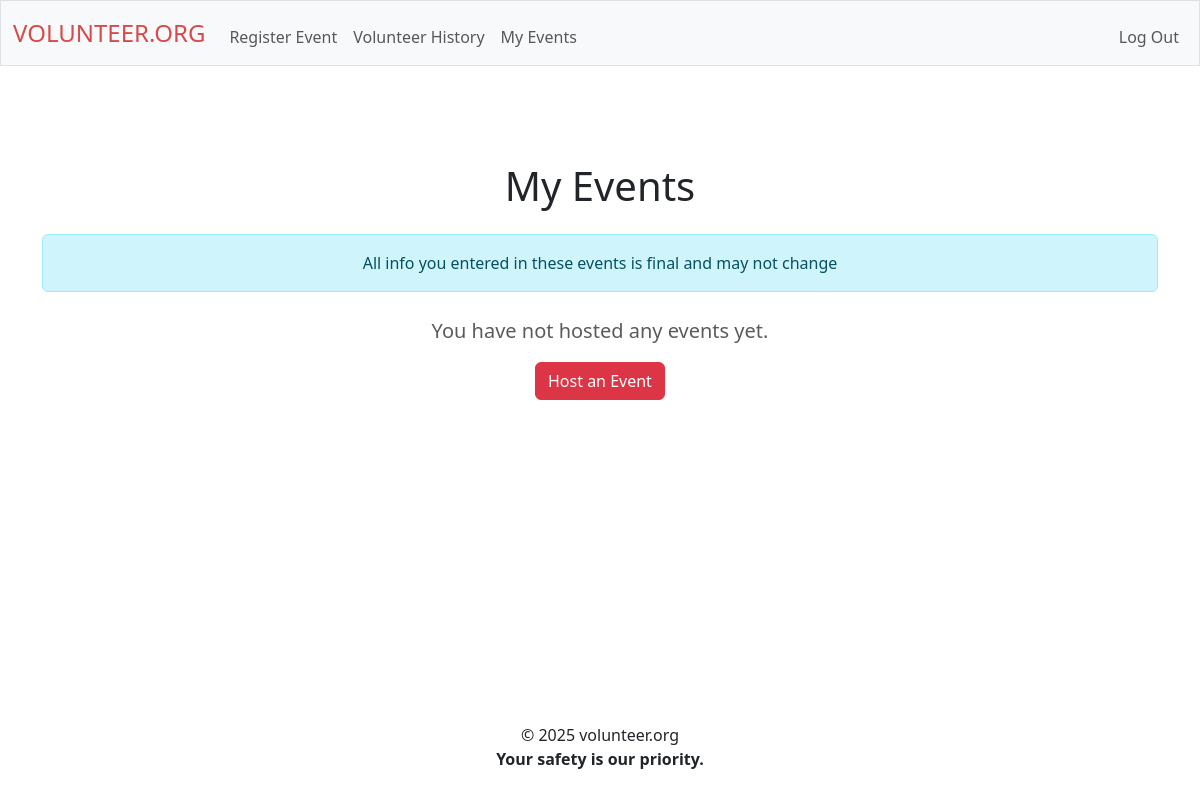
Page /my_events (signed in) on the earlier database version.
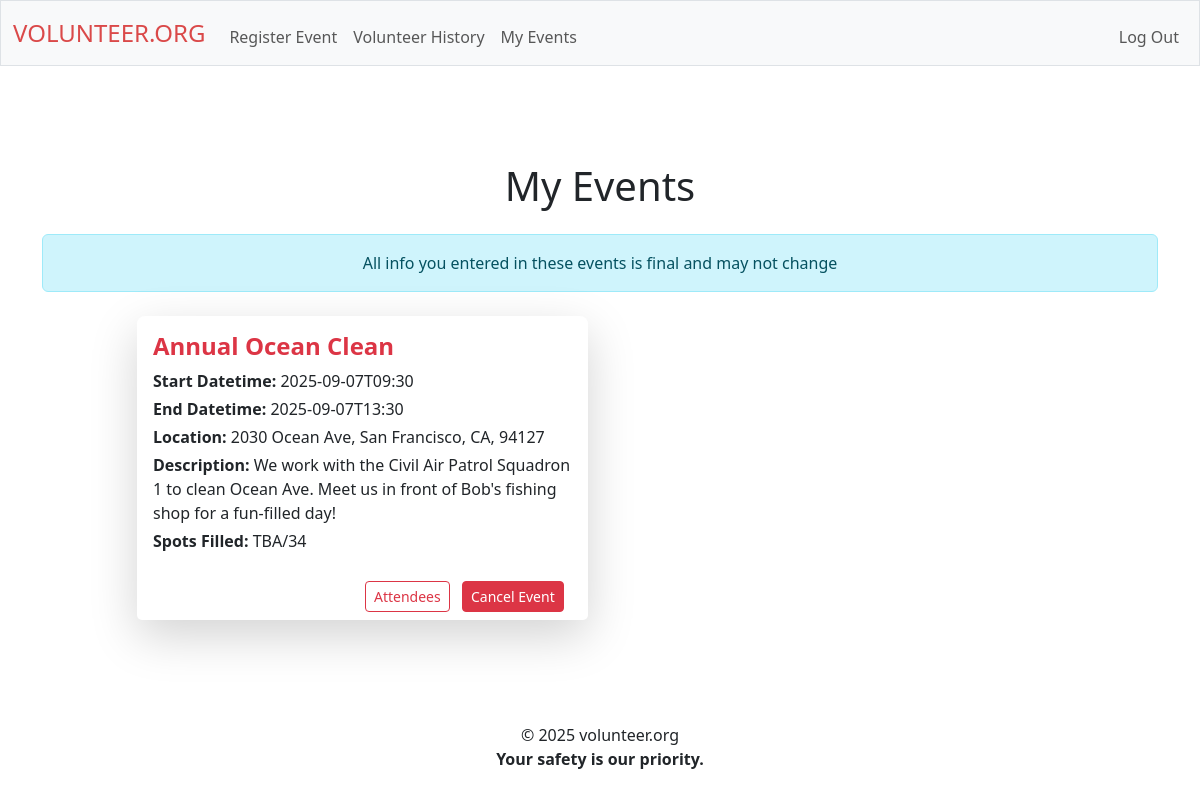
Same page on the later database version.
### tables this page shows
CREATE TABLE application_for_review (
    id INTEGER PRIMARY KEY,
    name_organizer TEXT NOT NULL,
    email_organizer TEXT NOT NULL,
    city_organizer TEXT NOT NULL,
    state_organizer TEXT NOT NULL,
    zip_organizer TEXT NOT NULL,

    organization_name TEXT NOT NULL,
    organization_email TEXT NOT NULL,

    activity_age TEXT NOT NULL,
    activity_city TEXT NOT NULL,
    activity_state TEXT NOT NULL,
    activity_zip TEXT NOT NULL,

    max_people INT NOT NULL,

    date_start TIMESTAMP NOT NULL,
    date_end TIMESTAMP NOT NULL,
    date_reg_deadline TIMESTAMP NOT NULL,

    activity_name TEXT NOT NULL,
    description TEXT NOT NULL,

account_id INTEGER NOT NULL,
account_name TEXT NOT NULL,
account_email TEXT NOT NULL,
account_user_age INTEGER NOT NULL,
account_username TEXT NOT NULL
);

### routes/user.py (the view, shortened to what this page needs)
@user_bp.route("/my_events", methods=["GET"])
def my_event():
    if "user_id" not in session:
        return redirect("/login")
    now = datetime.now()
    formatted_date = now.strftime("%Y-%m-%dT%H:%M")
    events_hosted = db.execute("SELECT * FROM application_for_review WHERE account_id = ? AND id IN (SELECT application_id FROM applications_approved) AND date_start > ?", (session["user_id"],formatted_date,)).fetchall()
    events_attendees = []
    for event in events_hosted:
        attendees = db.execute("SELECT * FROM users WHERE id IN (SELECT user_id FROM rsvp WHERE application_id = ?)", (event[0],))
    return render_template("my_event.html", events_hosted=events_hosted, events_attendees=events_attendees)

### app.py (called while the page is built)
def create_app():
    app = Flask(__name__)
    app.config.from_object(Config)
    Session(app)
    register_blueprints(app)
    @app.after_request
    def after_request(response):
        response.headers["Cache-Control"] = "no-cache, no-store, must-revalidate"
        response.headers["Expires"] = 0
        response.headers["Pragma"] = "no-cache"
        return response
    return app

### templates/my_event.html (shortened to what this page needs)
{% extends "layout.html" %} {% block title %} My Events {% endblock %} {% block
main %}
<h1 class="h1 mb-4 mt-5 text-center">My Events</h1>
<div class="alert alert-info mb-4" role="alert">
  All info you entered in these events is final and may not change
</div>
<div class="row justify-content-center">
  <div class="col-lg-10">
    {% if events_hosted %}
    <div class="row row-cols-1 row-cols-md-2 g-4">
      {% for event in events_hosted %}
      <div class="col">
        <div class="card shadow-lg border-0 h-100 rounded-3 slide-up">
          <div class="card-body">
            <h4 class="card-title text-danger fw-bold mb-2">{{ event[16] }}</h4>
            <p class="mb-1"><strong>Start Datetime:</strong> {{ event[13] }}</p>
            <p class="mb-1"><strong>End Datetime:</strong> {{ event[14] }}</p>
            <p class="mb-1">
              <strong>Location:</strong> {{ event[9] }}, {{ event[10] }}, {{
              event[11] }}
            </p>
            <p class="mb-1"><strong>Description:</strong> {{ event[17] }}</p>
            <p class="mb-1">
              <strong>Spots Filled:</strong> TBA/{{ event[12] }}
            </p>
          </div>
          <div class="card-footer bg-white border-0 text-end">
            <button
              class="btn btn-outline-danger btn-sm me-2"
              data-bs-toggle="modal"
              data-bs-target="#attendeesModal{{ event[0] }}"
            >
              Attendees
            </button>
            <button
              class="btn btn-danger btn-sm me-2"
              data-bs-toggle="modal"
              data-bs-target="#ConfirmModal{{ event[0] }}"
            >
              Cancel Event
            </button>
          </div>
        </div>
      </div>
      {% endfor %}
    </div>
    {% else %}
    <div class="text-center">
      <p class="lead text-muted">You have not hosted any events yet.</p>
      <a href="/register-event" class="btn btn-danger">Host an Event</a>
    </div>
    {% endif %}
  </div>
</div>
{% endblock %}

### templates/layout.html (shortened to what this page needs)
<!DOCTYPE html>
<html lang="en">
  <head>
    <link
      href="https://cdn.jsdelivr.net/npm/bootstrap@5.3.3/dist/css/bootstrap.min.css"
      rel="stylesheet"
    />
    <link href="/static/styles.css" rel="stylesheet" />
  </head>
  <body class="fade-in">
    <nav class="bg-light border navbar navbar-expand-md navbar-light">
      <div class="container-fluid">
        <a class="navbar-brand red mb-0 h1" href="/">VOLUNTEER.ORG</a>
        <div class="collapse navbar-collapse" id="navbar">
          {% if session["user_id"] %}
          <ul class="navbar-nav me-auto mt-2">
            <li class="nav-item">
              <a class="nav-link" href="/register-event">Register Event</a>
            </li>
            <li class="nav-item">
              <a class="nav-link" href="/volunteer_history"
                >Volunteer History</a
              >
            </li>
            <li class="nav-item">
              <a class="nav-link" href="/my_events">My Events</a>
            </li>
          </ul>
          <ul class="navbar-nav ms-auto mt-2">
            <li class="nav-item">
              <a class="nav-link" href="/logout">Log Out</a>
            </li>
          </ul>
          {% endif %}
        </div>
      </div>
    </nav>
    <main class="container py-5 text-center slide-up">
      {% block main %} {% endblock %}
    </main>
    <footer class="text-center">
      © 2025 volunteer.org
      <br />
      <strong>Your safety is our priority.</strong>
    </footer>
    <br />
  </body>
</html>

### static/styles.css (style rules this page uses)
html, body { height: 100%; min-height: 100%; display: flex; flex-direction: column; min-height: 100vh; }
body { display: flex; flex-direction: column; min-height: 100vh; }
main { flex: 1; }
footer { padding: 5px; }
.fade-in { opacity: 0; animation: fadeIn 1s ease-in forwards; }
.slide-up { opacity: 0; transform: translateY(30px); animation: slideUp 0.8s cubic-bezier(0.23, 1, 0.32, 1) forwards; }
button, .btn { transition: background 0.3s, color 0.3s, transform 0.2s, box-shadow 0.2s; will-change: transform, box-shadow; }
.card, .event-card, .volunteer-card { transition: box-shadow 0.3s, transform 0.3s; }
.navbar { transition: background 0.4s, box-shadow 0.4s; }
.red { color: rgb(218, 73, 73); font-size: x-large; }
.card { text-align: left; }

Differences in the rows shown:
added application_for_review: activity_name "Annual Ocean Clean", date_start "2025-09-07T09:30", date_end "2025-09-07T13:30", activity_city "2030 Ocean Ave, San Francisco", activity_state "CA", activity_zip "94127", description "We work with the Civil Air Patrol Squadron 1 to clean Ocean Ave. Meet us in front of Bob's fishing shop for a fun-filled day!", max_people "34"
Other differences:
text no longer shown: "You have not hosted any events yet. Host an Event"
